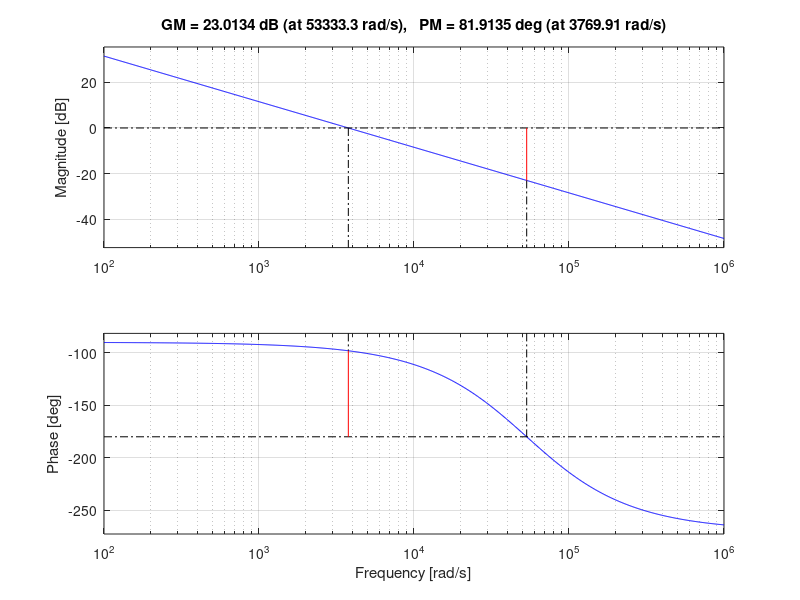

This chart was generated by the following MATLAB code:
clear all
close all
clc

V_out = 44.4;      % Output voltage [V]
V_outmax = 50.4;
V_outmin = 38.4;

Vin=12;
Pin=100;

N=1                %Number of Interleaved stages, worst case 1(single phase boost), best 4(4 phases IBC)
R=V_out^2/Pin;     %Equivalent Load value to get 44.4V
L=27e-6;           %Inductance
Leq=L/N;           %Equivalent Inductance considering the interleaving stage

C=47e-6;           %Output Capacitance

f_s = 400e3;       % Switching frequency [Hz]
Dnom = 1-Vin/V_out;         % Duty cycle (must be 0.5 <= D < 1)
Dmin=1-Vin/V_outmin;
Dmax=1-Vin/V_outmax;
hv0= 3/50.4;       % gain of the output voltage sensor 3V/50.4 V (max adc input/max output voltage)
D=Dnom;            % To design the controller select the nominal duty cycle


kilx = 429;        % gain of the inner current loop compensator
w_cv=600*2*pi;           %voltage loop 
w_rhpz = (1-D)^2 * R/Leq;
w_lhpp = 2/(R*C);           %left hand plane pole

w_pv = w_rhpz;
w_zv = w_lhpp;

Kcv = kilx *w_cv /hv0/(R*(1-D));

s = tf('s');
g_compv = Kcv *(1+s/w_zv)/(1+s/w_pv) /s;


gvc0 = R *(1-D)/kilx;
gvd = gvc0 *(1-s/w_rhpz) / (1+s/w_lhpp);
hv = hv0;

tv =g_compv *gvd * hv;
bode(tv)
margin(tv)
